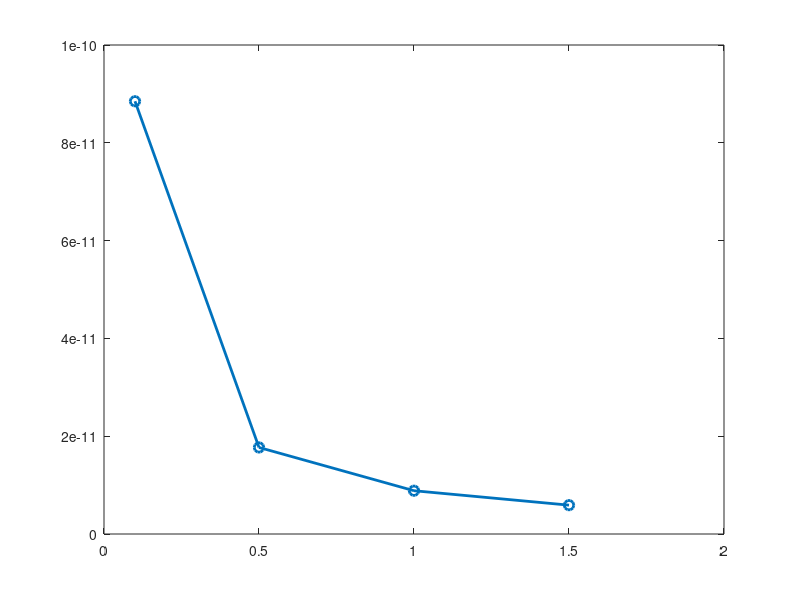

Recreate this plot in MATLAB. (Note: this script raises an error after producing the figure.)
% Codice per creare grafico con confronto capacita, con problemi di
% dimensioni diverse.

eps_0 = 8.85e-12;
eps_r = 1;
x = [0.1,0.5,1,1.5];
C_ideal = eps_0*eps_r./x;
C_charge = [];
C_energy = [];

figure;

plot(x, C_ideal, '-o', 'LineWidth', 2, 'MarkerSize', 7); hold on;
plot(x, C_charge, '-s', 'LineWidth', 2, 'MarkerSize', 7);
plot(x, C_energy, '-^', 'LineWidth', 2, 'MarkerSize', 7);

grid on;

xlabel('L_y/L_x');
ylabel('Capacitance (F/m)');
title('Capacitance vs L_y');

legend('C\_ideal','C\_charge','C\_energy','Location','best');
